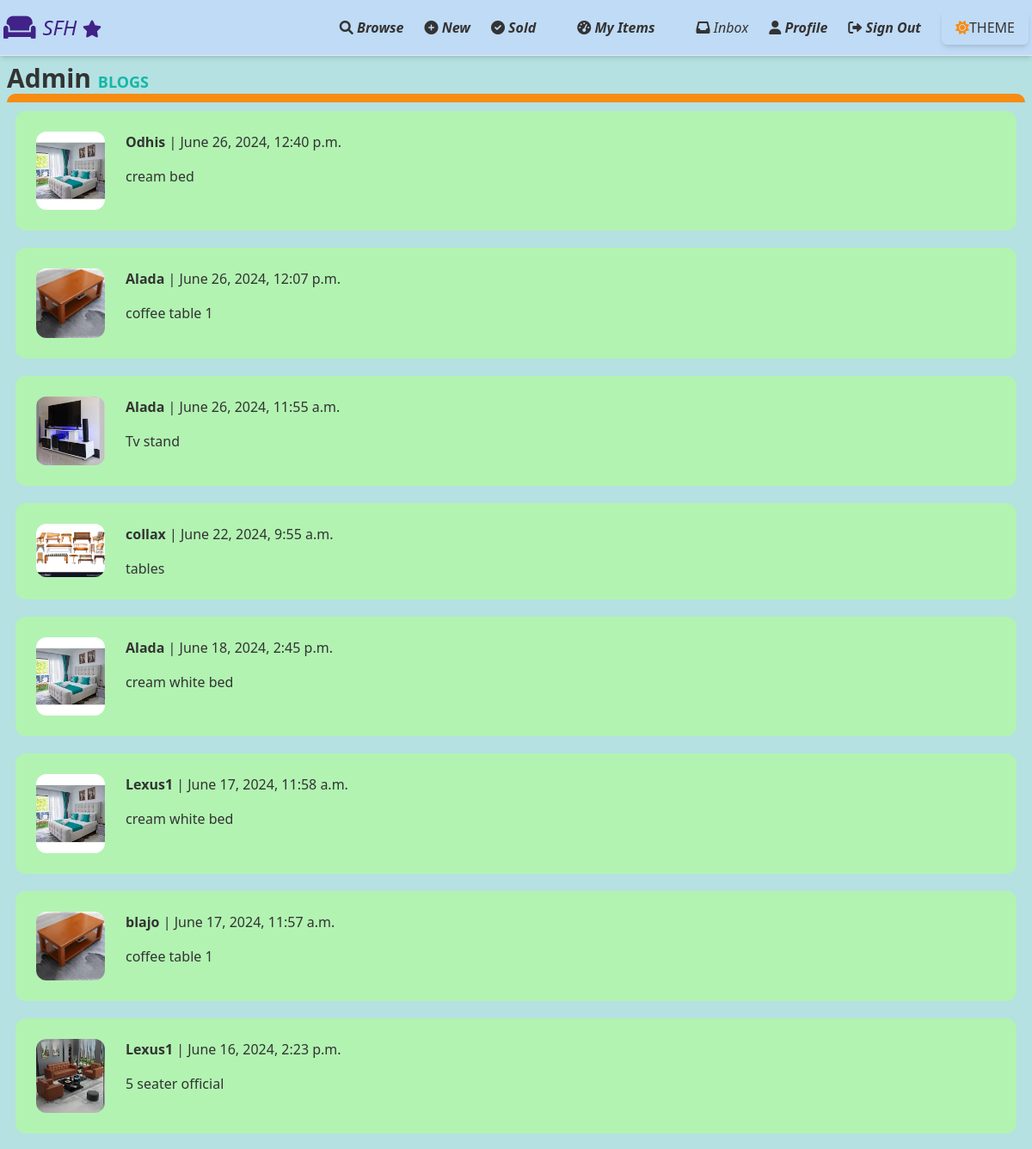
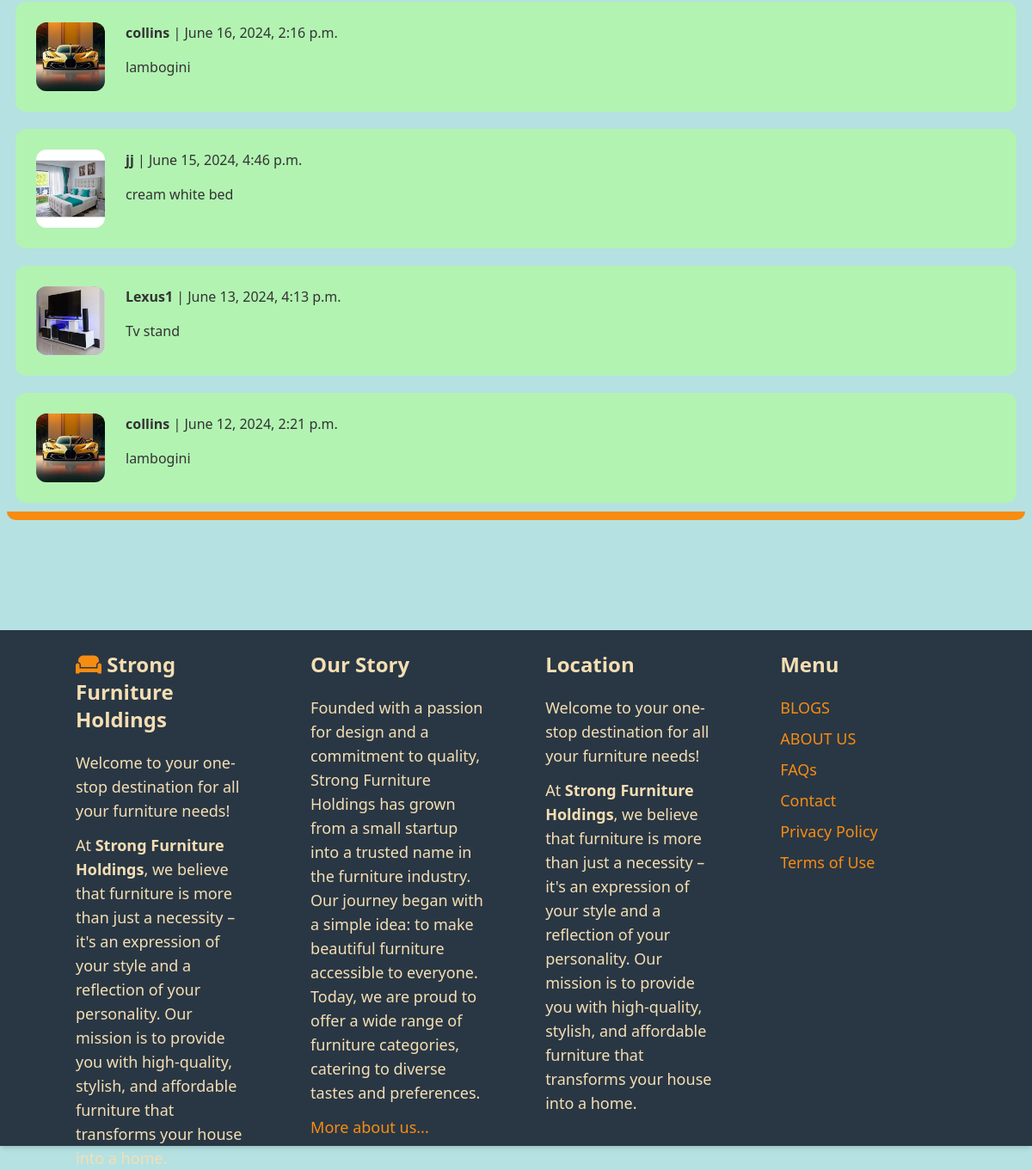
The page /inbox/ (signed in) on the database its author committed (2 pictures, top to bottom).
### conversation/models.py (models this page shows)
class Conversation(models.Model):
    item = models.ForeignKey(Item, related_name='conversations', on_delete=models.CASCADE)
    members = models.ManyToManyField(User, related_name='conversations')
    created_at = models.DateTimeField(auto_now_add=True)
    modified_at = models.DateTimeField(auto_now=True)
    class Meta:
        ordering = ('-modified_at',)

### item/models.py (models this page shows, shortened)
class Item(models.Model):
    Cartegory=models.ForeignKey(Cartegory, related_name='items', on_delete=models.CASCADE)
    name=models.CharField(max_length=255)
    description=models.TextField(blank=True, null=True)
    was= models.FloatField(blank=True, null=True)
    price= models.FloatField()
    image= models.ImageField(upload_to= 'items_images',blank=True, null=True)
    is_sold = models.BooleanField(default=False)
    created_by = models.ForeignKey(User,related_name= 'items', on_delete=models.CASCADE)
    created_at= models.DateTimeField(auto_now_add=True)

### conversation/views.py (the view)
# urls.py: path('', views.inbox, name='inbox'),
@login_required
def inbox(request):
    conversations = Conversation.objects.filter(members__in =[request.user.id])
    return render(request, 'conversation/inbox.html', {
        'conversations': conversations
    })

### conversation/templates/conversation/inbox.html (shortened to what this page needs)
{% extends "core/base.html" %}
{% block content %}
  <div style="margin-bottom: 120px;" class="roundedb spacey-y-6">
    {% for conversation in conversations %}
        <div class="convas">
            <a href="{% url "conversation:detail" conversation.id %}" c>
                <div class="p-6 flex green rounded-xl">
                    <div class=" pr-6">
                        <img src="{{ conversation.item.image.url}} " class="w-20 rounded-xl">
                    </div>
                    <div>
                        {% for member in conversation.members.all %}
                            {% if member != request.user %}
                               <p class="mb-4"><strong>{{member.username }}</strong> | {{ conversation.modified_at }}</p>
                               <p>{{conversation.item.name }}</p>
                            {% endif %}
                        {% endfor %}
                    </div>
                </div>
            </a>
        </div>
    {% endfor %}
  </div>
{% endblock  %}

### core/templates/core/base.html (style rules this page uses)
.light { --bg-color:rgb(181, 225, 226); --text-color: #333333; --nav-bg-color: #c0dbf5; --footer-bg-color: #293744; --index-bg-color: #1a7cdf; --index-text-color: #da4040; --a-text-color: #1a7cdf; --blue-color: rgb(65, 34, 136); --cart-color: rgb(235, 84, 79); --productbg-color: rgb(181, 225, 226); --searchb-color: rgb(218, 178, 241); --blued-color: #f78c12; --green-color:rgb(178, 243, 178); }
.green { background-color: var(--green-color); }
body { background-color: var(--bg-color); color: var(--text-color); }
a { color:var(--a-text-color) ; }
.convas { padding: 10px; }
.roundedb { border-top: 10px solid var(--blued-color); border-bottom: 10px solid var(--blued-color); border-radius: 10px; }

### rows shown on the page
Conversation: item.image (picture), modified_at "June 26, 2024, 12:40 p.m.", item.name "cream bed"
Conversation: item.image (picture), modified_at "June 26, 2024, 12:07 p.m.", item.name "coffee table 1"
Conversation: item.image (picture), modified_at "June 26, 2024, 11:55 a.m.", item.name "Tv stand"
Conversation: item.image (picture), modified_at "June 22, 2024, 9:55 a.m.", item.name "tables"
Conversation: item.image (picture), modified_at "June 18, 2024, 2:45 p.m.", item.name "cream white bed"
Conversation: item.image (picture), modified_at "June 17, 2024, 11:58 a.m.", item.name "cream white bed"
Conversation: item.image (picture), modified_at "June 17, 2024, 11:57 a.m.", item.name "coffee table 1"
Conversation: item.image (picture), modified_at "June 16, 2024, 2:23 p.m.", item.name "5 seater official"
Conversation: item.image (picture), modified_at "June 16, 2024, 2:16 p.m.", item.name "lambogini"
Conversation: item.image (picture), modified_at "June 15, 2024, 4:46 p.m.", item.name "cream white bed"
Conversation: item.image (picture), modified_at "June 13, 2024, 4:13 p.m.", item.name "Tv stand"
Conversation: item.image (picture), modified_at "June 12, 2024, 2:21 p.m.", item.name "lambogini"

### other values the page prints
{{ member.username }} "Odhis"
{{ member.username }} "Alada"
{{ member.username }} "collax"
{{ member.username }} "Lexus1"
{{ member.username }} "blajo"
{{ member.username }} "collins"
{{ member.username }} "jj"
